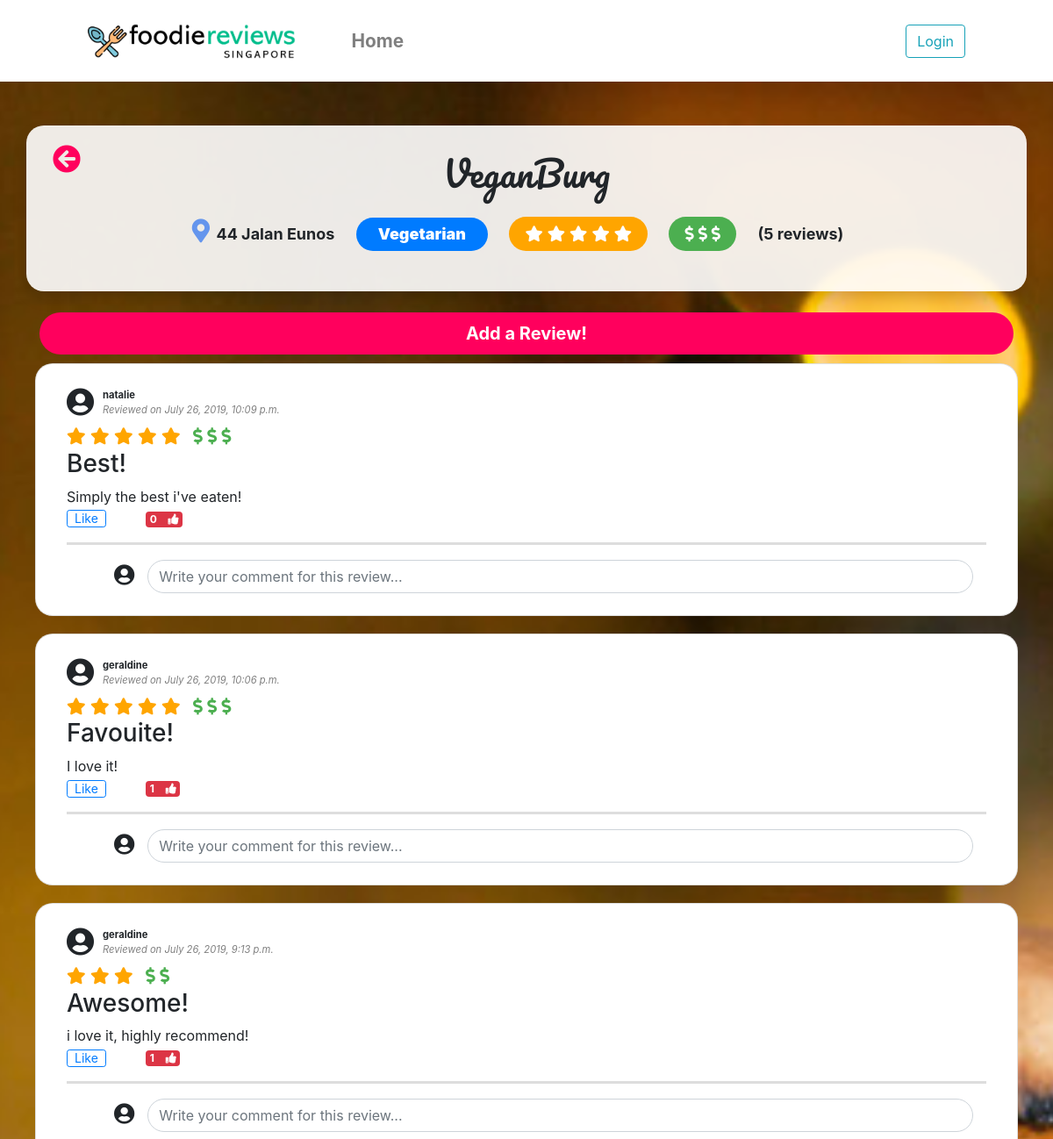
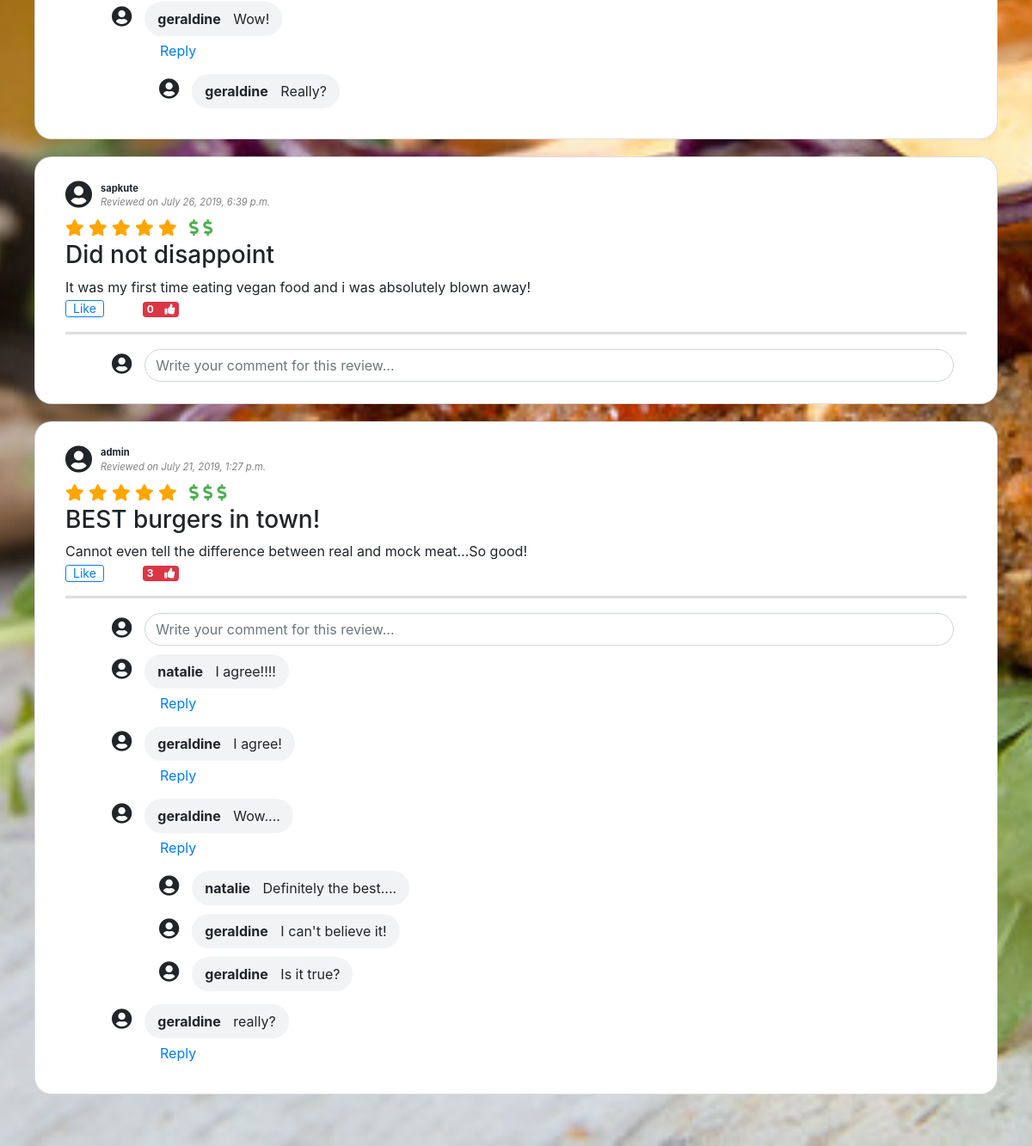
The page /reviewapp/resto/3/ on the database its author committed (2 pictures, top to bottom).
### reviewapp/models.py (models this page shows, shortened)
class Restaurant(models.Model):
    category=models.ForeignKey(Category,on_delete=models.CASCADE)
    restaurant_text= models.CharField(max_length=100)
    restaurant_address= models.CharField(max_length=100)
    def review_amount(self):
        return self.review_set.count()
    def rating(self):
        if self.review_amount() is 0:
            return 0
        ratings = [r.review_rate for r in self.review_set.all()]
        avg_rate = round(statistics.mean(ratings))
        avg_rate = 1 if avg_rate is 0 else avg_rate
        return avg_rate
    def pricing(self):
        if self.review_amount() is 0:
            return 0
        prices = [r.review_price for r in self.review_set.all()]
        avg_price = round(statistics.mean(prices))
        avg_price = 1 if avg_price is 0 else avg_price
        return avg_price

class Category(models.Model):
    category_text = models.CharField(max_length=50)

class Review(models.Model):
    restaurant = models.ForeignKey(Restaurant,on_delete=models.CASCADE)
    review_user = models.ForeignKey(User, on_delete=models.CASCADE)
    review_title = models.CharField(max_length=100)
    review_description = models.CharField(max_length=500)
    review_rate = models.IntegerField(default = 0)
    review_price = models.IntegerField(default = 0)
    review_date = models.DateTimeField(auto_now_add=True)

class Comment(models.Model):
    review = models.ForeignKey(Review,on_delete=models.CASCADE)
    comment_user = models.ForeignKey(User, on_delete=models.CASCADE)
    comment_description = models.CharField(max_length=500)

class Reply(models.Model):
    comment = models.ForeignKey(Comment,on_delete=models.CASCADE)
    reply_user = models.ForeignKey(User, on_delete=models.CASCADE)
    reply_description = models.CharField(max_length=500)

### reviewapp/views.py (the view)
# urls.py: path('resto/<int:restaurant_id>/', views.details, name='details'),
def details(request, restaurant_id):
    restaurant = Restaurant.objects.filter(pk=restaurant_id).first()
    user_liked_reviews = []
    if request.user.is_authenticated:
        user_liked_reviews = get_liked_reviews_by_user_and_restaurant(request.user, restaurant)
    context = {
        'restaurant': restaurant,
        'user': request.user,
        'user_liked_reviews': user_liked_reviews
    }
    return render(request, 'reviewapp/details.html', context)

### reviewapp/templates/reviewapp/details.html (shortened to what this page needs)
{% extends 'reviewapp/base.html' %}
{% block content %}
<div id="outer"
style="width:100%; min-height: 100vh; background:url('/static/reviewapp/images/{{ restaurant.pk }}.jpg') no-repeat fixed center; background-size: cover;">
    <div class="content-container container">
        <div class="row">
            <div id="restaurant-summary" class="col card border-0 shadow mb-4">
                <div class="card-body">
                    <a href="{% url 'reviewapp:home'%}" class="back-button">
                        <i class="fas fa-arrow-circle-left"></i>
                    </a>
                    <h1>{{restaurant.restaurant_text}}</h1>
                    <label class="review-liner">
                        <span style="font-size: 1.5em;">
                            <i class="fas fa-map-marker-alt" style="color:cornflowerblue;" ></i>
                        </span>
                        <strong>{{ restaurant.restaurant_address }}</strong>
                    </label>
                    <label class="review-liner">
                        <p><span class="badge badge-pill badge-primary category"><strong>{{ restaurant.category.category_text }}</strong></span></p>
                    </label>
                    <label class="review-liner">
                        <div class="rate">
                            {% for i in restaurant.rating|rjust:restaurant.rating %}
                            <i class="fas fa-star"/></i>
                            {% endfor %}
                        </div>
                    </label>
                    <label class="review-liner">
                        <div class="price">
                            {% for i in restaurant.pricing|rjust:restaurant.pricing %}
                            <i class="fas fa-dollar-sign"></i>
                            {% endfor %}
                        </div>
                    </label>
                    <label class="review-liner">
                        <strong>({{ restaurant.review_set.count }} reviews)</strong>
                    </label>
                </div>
            </div>
        </div>
        <a href="{% url 'reviewapp:add' restaurant.id %}" id="add-review" class="btn btn-lg btn-block">
            <strong>Add a Review!</strong>
        </a>
        {% if restaurant.review_set.all %}
            {% for review in restaurant.review_set.all|dictsortreversed:"pk" %}
                <div class="row">
                    <div class="col card" style="margin: 10px">
                        <div class="card-body">
                            <div class="user-bar">
                                <span class="user-icon"><i class="fas fa-user-circle"></i></span>
                                <div class="user-icon-side review-meta-data">
                                    <span><strong>{{review.review_user}}</strong></span><br>
                                    <span class="date">Reviewed on {{ review.review_date }}</span>
                                </div>
                            </div>
                            <label class="review-liner-small review-icon">
                                {% for i in review.review_rate|rjust:review.review_rate %}
                                <i class="fas fa-star rate-small"/></i>
                                {% endfor %}
                            </label>
                            <label id="price" class="review-liner-small review-icon">
                                {% for i in review.review_price|rjust:review.review_price %}
                                <i class="fas fa-dollar-sign price-small"/></i>
                                {% endfor %}
                            </label>
                            <h3>{{ review.review_title }}</h3>
                            {{review.review_description}}
                            <div id="rl{{ review.id }}" class="row">
                                <div class="col-1">
                                    {% if review.id in user_liked_reviews %}
                                        <span class="badge badge-primary">Liked! </span>
                                    {% else %}
                                    <form action="#" method="post" onsubmit="addLike(this); return false;">
                                        <input type="submit" value="Like" class="btn btn-outline-primary btn-sm" style="height:20px;line-height: 0px;"></input>
                                    </form>
                                    {% endif %}
                                </div>
                                <div class="col-1">
                                    <span class="badge badge-danger">
                                        <span class="likes-count" style="padding-right:10px;">{{review.like_set.count}}</span>
                                        <i class="fas fa-thumbs-up"></i>
                                    </span>
                                </div>
                            </div>
                            <hr>
                            <div>
                                <div class="row row-comment-reply">
                                    <span class="user-icon-small col"><i class="fas fa-user-circle"></i></span>
                                    <form action="#" method="post" class="col-11 comment_form" onsubmit="addComment(this); return false;">
                                        <input type="text" class="form-control new-comment-reply" name="comment_description" placeholder="Write your comment for this review...">
                                    </form>
                                </div>
                                <div id="rc{{ review.id }}">
                                    {% for comment in review.comment_set.all|dictsortreversed:"pk" %}
                                        <div>
                                            <div class="row row-comment-reply">
                                                <span class="user-icon-small col"><i class="fas fa-user-circle"></i></span>
                                                <div class="col-11">
                                                    <div class="comment-reply-content">
                                                        <span class="comment-reply-username">{{comment.comment_user}}</span>
                                                        <span class="comment-reply-description">{{comment.comment_description}}</span>
                                                    </div>
                                                </div>
                                            </div>
                                            <div id="cc{{ comment.id }}" class="replies-with-comment-options">
                                                <div class="comment-options">
                                                    <a href="#" onclick="createAddReply({{ comment.id }}, this); return false;">Reply</a>
                                                </div>
                                            </div>
                                            <div id="c{{ comment.id }}" class="replies">
                                                {% for reply in comment.reply_set.all|dictsortreversed:"pk" %}
                                                    <div class="row row-comment-reply">
                                                        <span class="user-icon-small col"><i class="fas fa-user-circle"></i></span>
                                                        <div class="col-11">
                                                            <div class="comment-reply-content">
                                                                <span class="comment-reply-username">{{reply.reply_user}}</span>
                                                                <span class="comment-reply-description">{{reply.reply_description}}</span>
                                                            </div>
                                                        </div>
                                                    </div>
                                                {% endfor %}
                                            </div>
                                        </div>
                                    {% endfor %}
                                </div>
                            </div>
                        </div>
                    </div>
                </div>
            {% endfor %}
        {% else %}
            <div id="no-reviews-yet-message" class="alert alert-success" role="alert">
                <p>There are no reviews for {{ restaurant.restaurant_text }} yet.</p>
                <p>Would you like to start writing a review?</p>
            </div>
        {% endif %}
    </div>
</div>
{% load static %}
<link rel="stylesheet" type="text/css" href="{% static 'reviewapp/style/restaurantdetails.css' %}" />
{% load staticfiles %}
{% endblock %}

### reviewapp/templates/reviewapp/base.html (shortened to what this page needs)
<!DOCTYPE html>
<html>
<head>
    {% load static %}
    <link rel="stylesheet" type="text/css" href="{% static 'reviewapp/style/style.css' %}">
    <link rel="stylesheet" href="https://stackpath.bootstrapcdn.com/bootstrap/4.3.1/css/bootstrap.min.css">
    <link rel="stylesheet" href="https://use.fontawesome.com/releases/v5.7.2/css/all.css"
>
</head>
<body>
    {% load widget_tweaks %}
    <main>
        <nav class="navbar-foodie navbar navbar-expand-lg navbar-light">
            <a class="navbar-brand" href="/reviewapp/">
                <img src="/static/reviewapp/images/frlogo3.png" height="40px" alt="foodie reviews">
            </a>
            <ul class="nav navbar-nav mr-auto">
                <li class="nav-item"><a class="nav-link" href="{% url 'reviewapp:home' %}">Home</a></li>
            </ul>
            {% if user.is_authenticated %}
            <span class="navbar-text" style="margin-right:20px">Hello, {{user.username}}!</span>
            <a href="/accounts/logout"><button class="btn btn-info my-2 my-sm-0 login" style="font-weight: 500">Log
                    out</button>
            </a>
            {% else %}
            <a href="/accounts/login"><button class="btn btn-outline-info my-2 my-sm-0 login">Login</button>
            </a>
            {% endif %}
        </nav>
        {% block content %}
        {% endblock %}
    </main>
</body>
</html>

### reviewapp/static/reviewapp/style/style.css (style rules this page uses)
body { background-color: #F0F0F0; min-height: 100%; }
.content-container { padding: 50px 0px; }
li { list-style: none; }
.back-button { position: absolute; top: 15px; left: 30px; font-size:2em; color:rgb(255,0,93); }
.login { font-weight: 500; font-size: 1em; padding: 5px 20px; }

### reviewapp/static/reviewapp/style/restaurantdetails.css (style rules this page uses)
.price { background-color: #4CAF50; color: white; border-radius: 50px; padding: 6px 18px; text-align: center; }
.price-small { color: #4CAF50; }
.rate { background-color: orange; color:white; border-radius: 50px; padding: 6px 18px; text-align: center; }
.rate-small { color:orange; }
.review-liner { margin: 15px 20px 0px 0px; font-size: 18px; }
.review-liner-small { margin: 0px 10px 0px 0px; font-size: 15px; }
#restaurant-summary { padding: 10px; background: rgba(255,255,255, 0.9); text-align: center; }
h1 { font-family: Pacifico, sans-serif; }
.card { border-radius: 20px; }
.user-icon { font-size: 2em; }
.user-icon-small { font-size: 1.5em; text-align: right; padding-right: 10px; }
.date { font-style: italic; color:grey; }
hr { display: block; height: 1px; border: 0; border-top: 3px solid #ddd; margin: 1em 0; padding: 0; }
.user-bar { display: table; }
.user-icon-side { display: table-cell; vertical-align: middle; padding-left: 10px; }
.review-meta-data { font-size: 0.7em; }
.review-icon { font-size: 1.2em; }
.comment-reply-content { background-color: #F2F3F5; border-radius: 25px; padding: 8px 15px 8px 15px; display: inline-block; margin-bottom: 0; }
.comment-options { padding: 0px 15px 0px 50px; display: block; }
.new-comment-reply { border-radius: 30px; }
.replies { margin-left:60px; margin-bottom:15px; }
.replies-with-comment-options { margin-left:60px; margin-bottom:15px; }
.col-11 { padding-left:5px; }
.row-comment-reply { margin: 10px 0px 5px 0px; }
.comment-reply-username { padding-right:10px; font-weight: bold; }
#add-review { background: rgba(255,0,93, 1); color: #ffffff; border-radius: 50px; }
.category { font-size: 1em; padding: 10px 25px; }

### reviewapp/templates/reviewapp/base.html (style rules this page uses)
.navbar { padding: 20px 100px; font-size: 1.3em; font-weight: bold; color:#333; background-color:white; }
.nav-item { padding: 3px 40px; }

### rows shown on the page
Restaurant: restaurant_text "VeganBurg", restaurant_address "44 Jalan Eunos", category.category_text "Vegetarian", review_set.count "5"
Review: review_user "natalie", review_date "July 26, 2019, 10:09 p.m.", review_rate 5 (drawn), review_price 3 (drawn), review_title "Best!", review_description "Simply the best i've eaten!", like_set.count "0"
Review: review_user "geraldine", review_date "July 26, 2019, 10:06 p.m.", review_rate 5 (drawn), review_price 3 (drawn), review_title "Favouite!", review_description "I love it!", like_set.count "1"
Review: review_user "geraldine", review_date "July 26, 2019, 9:13 p.m.", review_rate 3 (drawn), review_price 2 (drawn), review_title "Awesome!", review_description "i love it, highly recommend!", like_set.count "1"
Comment: comment_user "geraldine", comment_description "Wow!"
Reply: reply_user "geraldine", reply_description "Really?"
Review: review_user "sapkute", review_date "July 26, 2019, 6:39 p.m.", review_rate 5 (drawn), review_price 2 (drawn), review_title "Did not disappoint", review_description "It was my first time eating vegan food and i was absolutely blown away!", like_set.count "0"
Review: review_user "admin", review_date "July 21, 2019, 1:27 p.m.", review_rate 5 (drawn), review_price 3 (drawn), review_title "BEST burgers in town!", review_description "Cannot even tell the difference between real and mock meat...So good!", like_set.count "3"
Comment: comment_user "natalie", comment_description "I agree!!!!"
Comment: comment_user "geraldine", comment_description "I agree!"
Comment: comment_user "geraldine", comment_description "Wow...."
Reply: reply_user "natalie", reply_description "Definitely the best...."
Reply: reply_user "geraldine", reply_description "I can't believe it!"
Reply: reply_user "geraldine", reply_description "Is it true?"
Comment: comment_user "geraldine", comment_description "really?"
